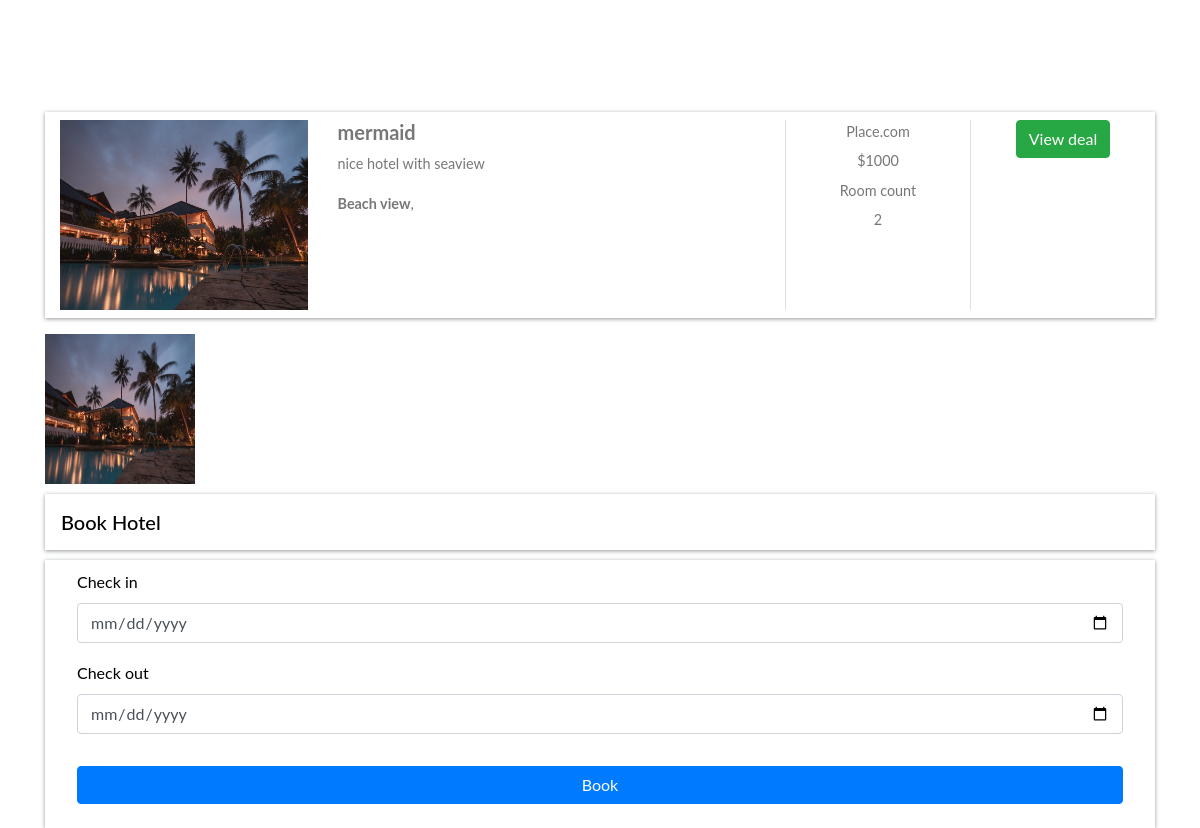
Page /hotel-detail/ea0d0fc3-efe1-4650-b77a-14cd82019904 (signed in) on the committed database.
### home/models.py (models this page shows, shortened)
class BaseModel(models.Model):
    uid = models.UUIDField(default=uuid.uuid4, editable=False, primary_key=True)
    created_at = models.DateTimeField(auto_now_add=True)
    updated_at = models.DateTimeField(auto_now_add=True)
    class Meta:
        abstract = True

class Hotel(BaseModel):
    hotel_name = models.CharField(max_length=50)
    hotel_price = models.IntegerField()
    description = models.TextField()
    amenities = models.ManyToManyField(Amenities)
    room_count = models.IntegerField(default=10)

class Hotelimages(BaseModel):
    hotel = models.ForeignKey(Hotel, related_name="images", on_delete=models.CASCADE)
    images = models.ImageField(upload_to="hotels")

class Amenities(BaseModel):
    amenity_name = models.CharField(max_length=100)

### home/views.py (the view, shortened to what this page needs)
# urls.py: path('hotel-detail/<uid>', hotel_detail, name='hotel_detail')
def hotel_detail(request, uid):
    hotel_obj = Hotel.objects.get(uid = uid)
    context = {'hotels_obj':hotel_obj}
    return render(request, 'hotel_detail.html', context)

### home/templates/hotel_detail.html (shortened to what this page needs)
{% extends "base.html" %}
{%  block start %}
<div class="container mt-5 pt-5">
    <div class="row search-card-result">
        <div class="col-md-3">
        <a href="/hotel-detail/{{hotels_obj.uid}}">
            <img class="img-fluid" src="/media/{{hotels_obj.images.first.images}}" alt="Card image cap">
        </a></div>
        <div class="col-md-5">
            <h5>{{hotels_obj.hotel_name}}</h5>
            <p>
                {{hotels_obj.description|truncatechars:150}}
            </p>
            <p>
                {%for amenitie in hotels_obj.amenities.all %}
                <b>{{amenitie.amenity_name}}</b>,
                {% endfor %}
            </p>
        </div>
        <div class="col-md-2 border-left text-center more-offers">
            <p>Place.com</p>
            <p>${{hotels_obj.hotel_price}}</p>
            <p>Room count</p>
            <p>{{hotels_obj.room_count}}</p>
        </div>
        <div class="col-md-2 border-left text-center more-offers">
            <div class="btn btn-success">View deal </div>
        </div>
    </div>
    <div class="row">
        {% for image in hotels_obj.images.all %}
        <div class="col-md-3">
            <img src="/media/{{image.images}}" style="height: 150px ; width:150px">
        </div>
        {% endfor %}
    </div>
    {% if request.user.is_authenticated %}
    <div class="filter-card">
        <h5>Book Hotel</h5>
        <form method="post">
            <div class="row form-group">
                <div class="col-md-12">
                    <label for="mintopay">Check in</label>
                    <p>
                        <input type="date" name="checkin" id="checkin" class="form-control">
                    </p>
                </div>
                <div class="col-md-12">
                    <label for="maxtopay">Check out</label>
                    <p>
                        <input type="date" name="checkout" id="checkout" class="form-control">
                    </p>
                </div>
            </div>
            <div class="row form-group">
                <div class="col-md-12">
                    <input type="submit" class="btn btn-primary btn-block" value="Book">
                </div>
            </div>
        </form>
    </div>
    {% else %}
    <a href="/login/" class="btn btn-primary mt-5 ">Login</a>
    {% endif %}
</div>
{% endblock %}

### home/templates/base.html (style rules this page uses)
body { font-family: "Lato", Arial, sans-serif; font-weight: 400; font-size: 16px; line-height: 1.7; background: #fff; color: #777; }
.search-card-result { box-shadow: 0px 1px 4px rgba(41, 51, 57, 0.5); margin: 1rem 0; padding: 0.5rem 0; background-color: #fff; }
.search-card-result img { height: 190px; }
.search-card-result h5 { font-style: 1.1rem; font-weight: 700; }
.search-card-result p { font-size: 0.9rem; }
.search-card-result .more-offers p { margin-bottom: 0.3rem; }
.filter-card { padding: 0; background: #fff; color: black; }
.filter-card h5 { margin: 10px 0; padding: 1rem; box-shadow: 0px 1px 4px rgba(41, 51, 57, 0.5); color: #000; }
.filter-card form { box-shadow: 0px 1px 4px rgba(41, 51, 57, 0.5); padding: 0.5rem 2rem; }

### rows in the picture
Hotel: images.first.images (picture), hotel_name "mermaid", description "nice hotel with seaview", hotel_price "1000", room_count "2"
Amenities: amenity_name "Beach view"
Hotelimages: images (picture)
